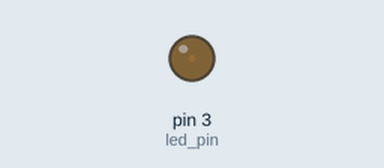
This sketch was run on a simulated Arduino Uno, built with avr-gcc and run on an emulated ATmega328P. Parts: output pins drawn as LEDs (lit = HIGH).

Above: at 0.05 s.
At 5.1 s:
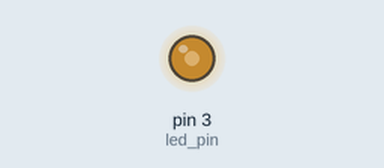
At 7.65 s:
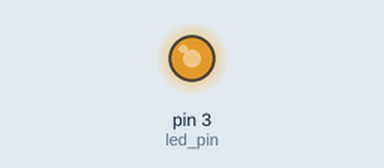
At 10.2 s:
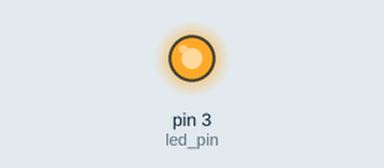
Timing chart, 0 to 13.3 s (numbered marks = the images above):
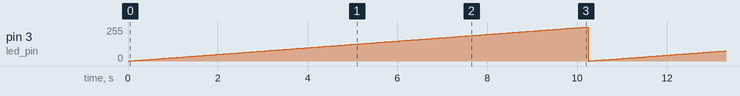

Measured:
- by itself, pin 3 (led_pin): ramps from 0/255 to 255/255 and jumps back, once every 10.2 s

The sketch:

_15led_fading_by_analogWrite_256.ino
```cpp
const int led_pin = 3;

void setup() {
}

void loop() {
  for(int t_high=0;t_high<=255;t_high++) {
  analogWrite(led_pin, t_high);

  delay(1000/25);
  }
}
```
